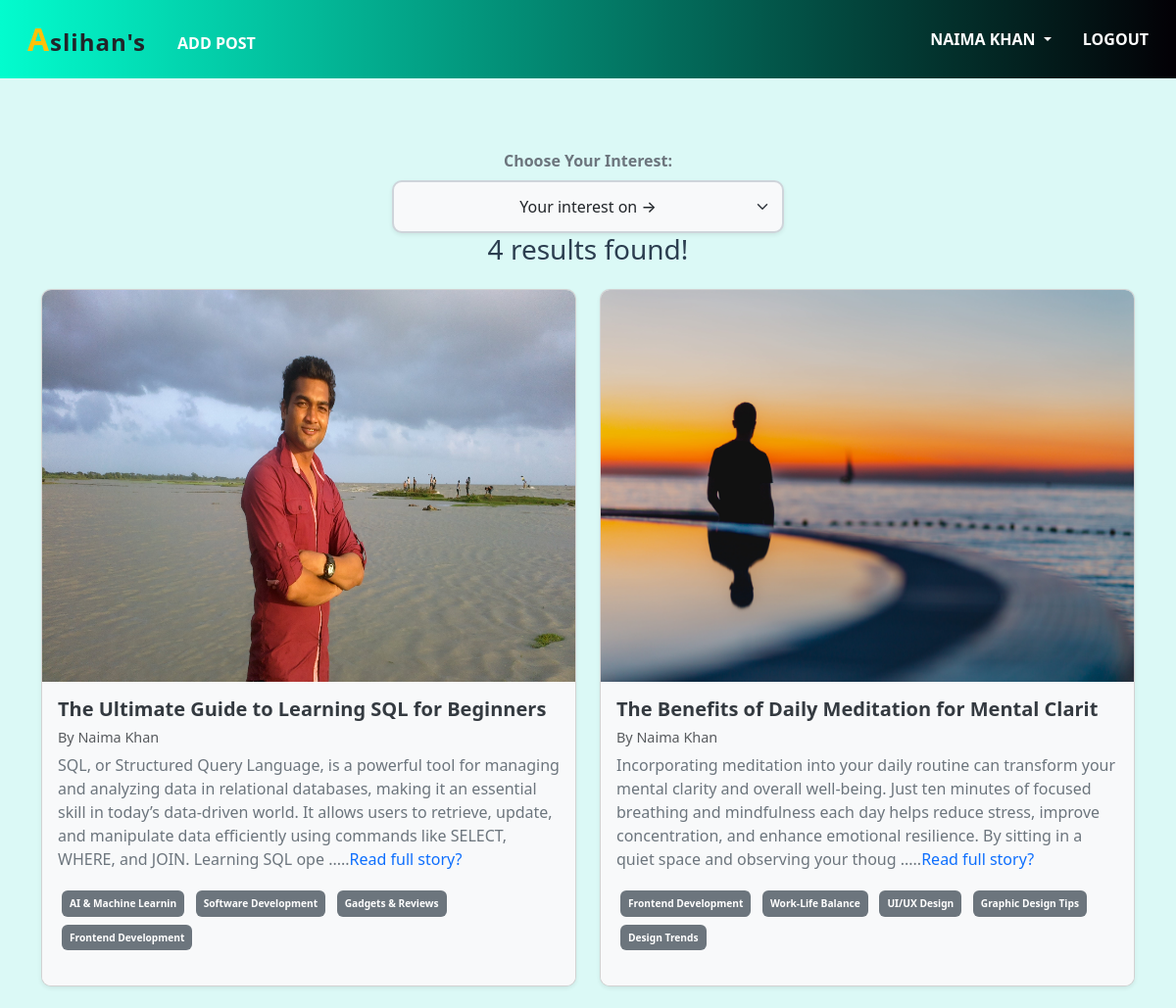
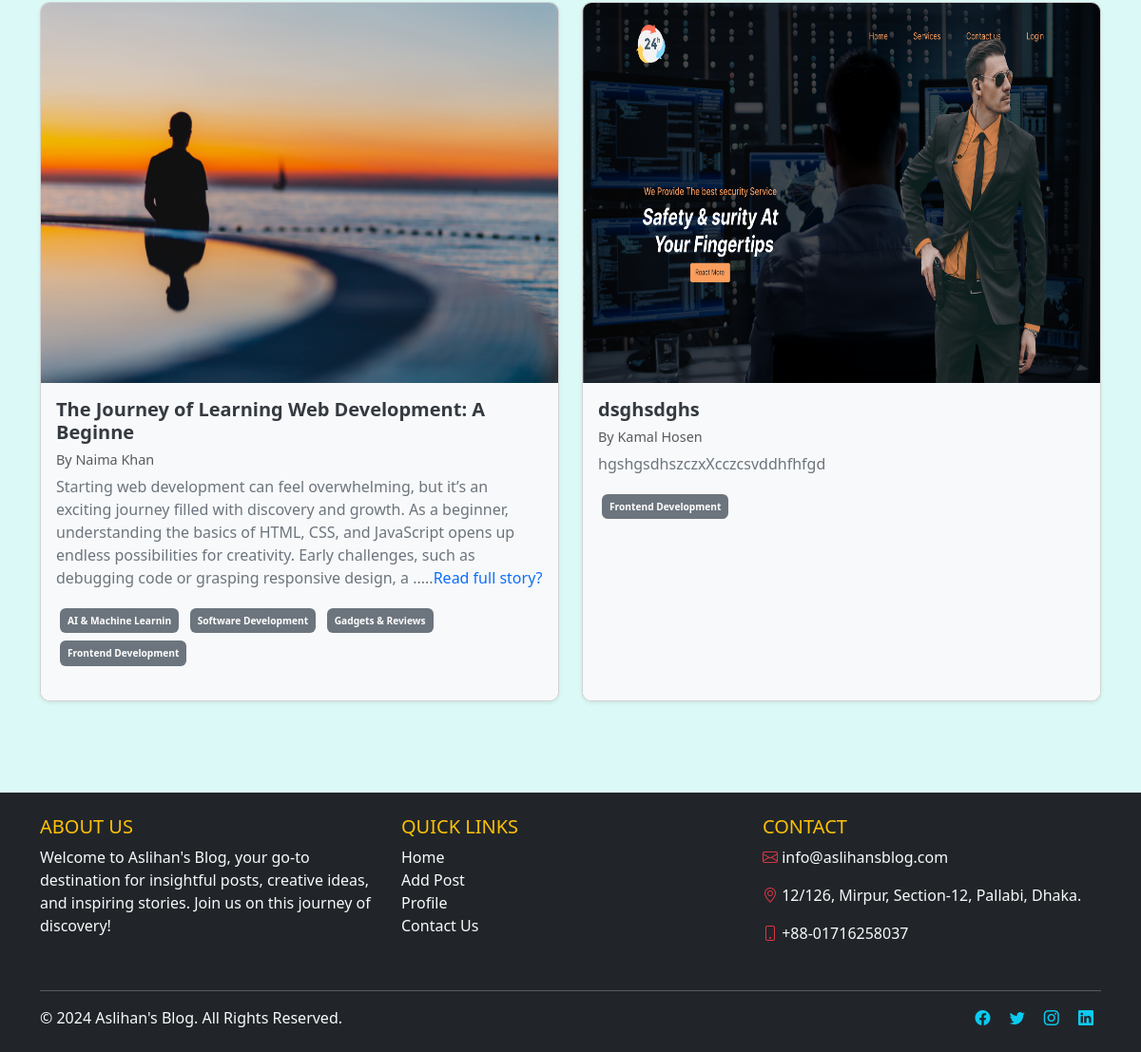
Screenshot of /category/frontend-development/ (signed in) with the database file from the repository (2 pictures, top to bottom).
### posts/models.py (models this page shows, shortened)
class Post(models.Model):
    title = models.CharField(max_length=50)
    content = models.TextField()
    category = models.ManyToManyField(Category)
    author = models.ForeignKey(User, on_delete=models.CASCADE)
    image = models.ImageField(upload_to='post/', blank=True, null=True)

### categories/models.py (models this page shows, shortened)
class Category(models.Model):
    name = models.CharField(max_length=20)
    slug = models.CharField(max_length=100, unique=True, null=True, blank = True)

### django_simple_blog_project/views.py (the view)
# urls.py: 2. Add a URL to urlpatterns:  path('', views.home, name='home')
def home(request, category_slug=None):
    author = Author.objects.all()
    data = Post.objects.all()
    if category_slug is not  None:
        data = Post.objects.filter(category__slug=category_slug)
    categories = Category.objects.all()
    return render(request, 'index.html', {'data': data, 'category': categories})

### templates/index.html (shortened to what this page needs)
{% extends "base.html" %} {% block content %}
<div class="container my-4">
  <div class="dropdown-container text-center mb-4">
    <label for="categorySelect" class="form-label fw-bold text-secondary">Choose Your Interest:</label>
    <select
      id="categorySelect"
      class="form-select shadow-sm"
      aria-label="Default select example"
      onchange="location = this.value"
      style="
        max-width: 400px;
        margin: auto;
        padding: 0.8rem;
        font-size: 1rem;
        font-weight: 500;
        border-radius: 10px;
        border: 2px solid #ced4da;
        background-color: #f8f9fa;
        transition: all 0.3s ease;
      "
    >
      <option class="text-center" value="" selected>Your interest on →</option>
    </select>
    {% if data %}
    <h3>{{data | length}} results found!</h3>
    {% endif %}
  </div>
  <div class="row">
    {% for post in data %}
    <div class="col-md-6 mb-4">
      <div
        class="card shadow-sm h-100"
        style="border-radius: 10px; overflow: hidden; transition: transform 0.3s ease, box-shadow 0.3s ease;"
      >
        {% if post.image %}
        <img src="{{ post.image.url }}" class="card-img-top" style="height: 400px;" alt="...">
        {% endif %}
        <div class="card-body" style="background-color: #f8f9fa">
          <h5 class="card-title" style="font-weight: bold; color: #343a40">
            {{ post.title|slice:":50" }} {% if post.title|length > 50 %} ... {% endif %}
          </h5>
          <h6 class="text-muted" style="font-size: 0.9em">
            By {{ post.author.first_name }} {{ post.author.last_name }}
          </h6>
          <p class="card-text" style="color: #6c757d">
            {{ post.content|slice:":300" }}
            {% if post.content|length > 300 %}.....<a href="{% url 'post_details' post.id %}" class="text-decoration-none text-primary">Read full story?</a>{% endif %}
          </p>
          <div style="font-size: 0.85em; margin-bottom: 1rem">
            {% for cat in post.category.all %}
            <span
              class="badge p-2 m-1"
              style="background-color: #6c757d"
              >{{ cat.name }}</span>
            {% endfor %}
          </div>
        </div>
      </div>
    </div>
    {% endfor %}
  </div>
</div>
{% endblock %}

### templates/base.html (shortened to what this page needs)
<!DOCTYPE html>
<html lang="en">
  <head>
    <link
      href="https://cdn.jsdelivr.net/npm/bootstrap-icons/font/bootstrap-icons.css"
      rel="stylesheet"
    />
    <link
      href="https://cdn.jsdelivr.net/npm/bootstrap@5.3.3/dist/css/bootstrap.min.css"
      rel="stylesheet"
    />
  </head>
  <body>
    <header>
      <nav class="navbar navbar-expand-lg navbar-dark bg-dark">
        <div class="container-fluid">
          <div class="collapse navbar-collapse" id="navbarSupportedContent">
            <ul class="navbar-nav me-auto mb-2 mb-lg-0">
              <li class="nav-item">
                <a
                  class="nav-link active text-uppercase px-3"
                  aria-current="page"
                  href="{% url 'home' %}"
                >
                  <span class="styled-text text-dark">
                    <span class="highlight-a">A</span>slihan's
                  </span>
                </a>
              </li>
              {% if request.user.is_authenticated %}
              <li class="nav-item">
                <a
                  class="nav-link text-uppercase px-3 mt-3"
                  href="{% url 'add_post' %}"
                  >Add Post</a
                >
              </li>
              {% endif %}
            </ul>
            <div>
              <ul class="navbar-nav me-auto mb-2 mb-lg-0">
                {% if request.user.is_authenticated %}
                <li class="nav-item dropdown">
                  <a
                    class="nav-link dropdown-toggle text-uppercase px-3"
                    href="#"
                    id="profileDropdown"
                    role="button"
                    data-bs-toggle="dropdown"
                    aria-expanded="false"
                  >
                    {{request.user.first_name}} {{request.user.last_name}}
                  </a>
                </li>
                <li class="nav-item">
                  <a
                    class="nav-link text-uppercase px-3"
                    href="{% url 'logout' %}"
                    >Logout</a
                  >
                </li>
                {% endif %}
              </ul>
            </div>
          </div>
        </div>
      </nav>
    </header>
    <main class="flex-grow-1 py-5">
      {% block content %}{% endblock %}
    </main>
    <footer class="text-light py-4 bg-dark">
      <div class="container">
        <div class="row">
          <div class="col-lg-4 col-md-6 mb-4">
            <h5 class="text-uppercase text-warning">About Us</h5>
            <p>
              Welcome to Aslihan's Blog, your go-to destination for insightful
              posts, creative ideas, and inspiring stories. Join us on this
              journey of discovery!
            </p>
          </div>
          <div class="col-lg-4 col-md-6 mb-4">
            <h5 class="text-uppercase text-warning">Quick Links</h5>
            <ul class="list-unstyled">
              <li>
                <a
                  href="{% url 'home' %}"
                  class="text-light text-decoration-none"
                  >Home</a
                >
              </li>
              <li>
                <a
                  href="{% url 'add_post' %}"
                  class="text-light text-decoration-none"
                  >Add Post</a
                >
              </li>
              <li>
                <a
                  href="{% url 'profile' %}"
                  class="text-light text-decoration-none"
                  >Profile</a
                >
              </li>
              <li>
                <a href="" class="text-light text-decoration-none"
                  >Contact Us</a
                >
              </li>
            </ul>
          </div>
          <div class="col-lg-4 col-md-12">
            <h5 class="text-uppercase text-warning">Contact</h5>
            <p>
              <i class="bi bi-envelope text-danger"></i>
              <a href="" class="text-light text-decoration-none"
                >info@aslihansblog.com</a
              >
            </p>
            <p>
              <i class="bi bi-geo-alt text-danger"></i> 12/126, Mirpur,
              Section-12, Pallabi, Dhaka.
            </p>
            <p class="">
              <i class="bi bi-phone text-danger"></i> +88-01716258037
            </p>
          </div>
        </div>
        <hr class="border-light" />
        <div class="d-flex justify-content-between align-items-center">
          <p class="mb-0">&copy; 2024 Aslihan's Blog. All Rights Reserved.</p>
          <div>
            <a href="#" class="text-info text-decoration-none mx-2"
              ><i class="bi bi-facebook"></i
            ></a>
            <a href="#" class="text-info text-decoration-none mx-2"
              ><i class="bi bi-twitter"></i
            ></a>
            <a href="#" class="text-info text-decoration-none mx-2"
              ><i class="bi bi-instagram"></i
            ></a>
            <a href="#" class="text-info text-decoration-none mx-2"
              ><i class="bi bi-linkedin"></i
            ></a>
          </div>
        </div>
      </div>
    </footer>
  </body>
</html>

### templates/base.html (style rules this page uses)
html, body { height: 100%; margin: 0; background-color: #dbf9f6; color: #2c3e50; }
body { display: flex; flex-direction: column; }
main { flex-grow: 1; }
.card { transition: transform 0.3s ease, box-shadow 0.3s ease; }
.nav-item .styled-text { font-size: 1.5rem; color: dark; letter-spacing: 1px; text-transform: lowercase; }
.nav-item .styled-text .highlight-a { font-size: 2rem; color: #ffc107; font-style: normal; text-transform: uppercase; }
.navbar { background: linear-gradient(90deg, #03fcce, #030005); transition: background-color 0.5s ease-in-out; }
.navbar .nav-link { color: #fff; font-weight: 600; transition: color 0.3s ease-in-out, transform 0.3s ease-in-out; }

### rows the page displays
Post: image (picture), title "The Ultimate Guide to Learning SQL for Beginners", author.first_name "Naima", author.last_name "Khan", content "SQL, or Structured Query Language, is a powerful tool for managing and analyzing data in relational databases, making it an essential skill in today’s data-driven world. It allows users to retrieve, update, and manipulate data efficiently using commands like SELECT, WHERE, and JOIN. Learning SQL ope", shows "Read full story?"
Category: name "AI & Machine Learnin"
Category: name "Software Development"
Category: name "Gadgets & Reviews"
Category: name "Frontend Development"
Post: image (picture), title "The Benefits of Daily Meditation for Mental Clarit", author.first_name "Naima", author.last_name "Khan", content "Incorporating meditation into your daily routine can transform your mental clarity and overall well-being. Just ten minutes of focused breathing and mindfulness each day helps reduce stress, improve concentration, and enhance emotional resilience. By sitting in a quiet space and observing your thoug", shows "Read full story?"
Category: name "Work-Life Balance"
Category: name "UI/UX Design"
Category: name "Graphic Design Tips"
Category: name "Design Trends"
Post: image (picture), title "The Journey of Learning Web Development: A Beginne", author.first_name "Naima", author.last_name "Khan", content "Starting web development can feel overwhelming, but it’s an exciting journey filled with discovery and growth. As a beginner, understanding the basics of HTML, CSS, and JavaScript opens up endless possibilities for creativity. Early challenges, such as debugging code or grasping responsive design, a", shows "Read full story?"
Post: image (picture), title "dsghsdghs", author.first_name "Kamal", author.last_name "Hosen", content "hgshgsdhszczxXcczcsvddhfhfgd"

### other values shown
{{ request.user.first_name }} "NAIMA"
{{ request.user.last_name }} "KHAN"
{{ data | length }} "4"
